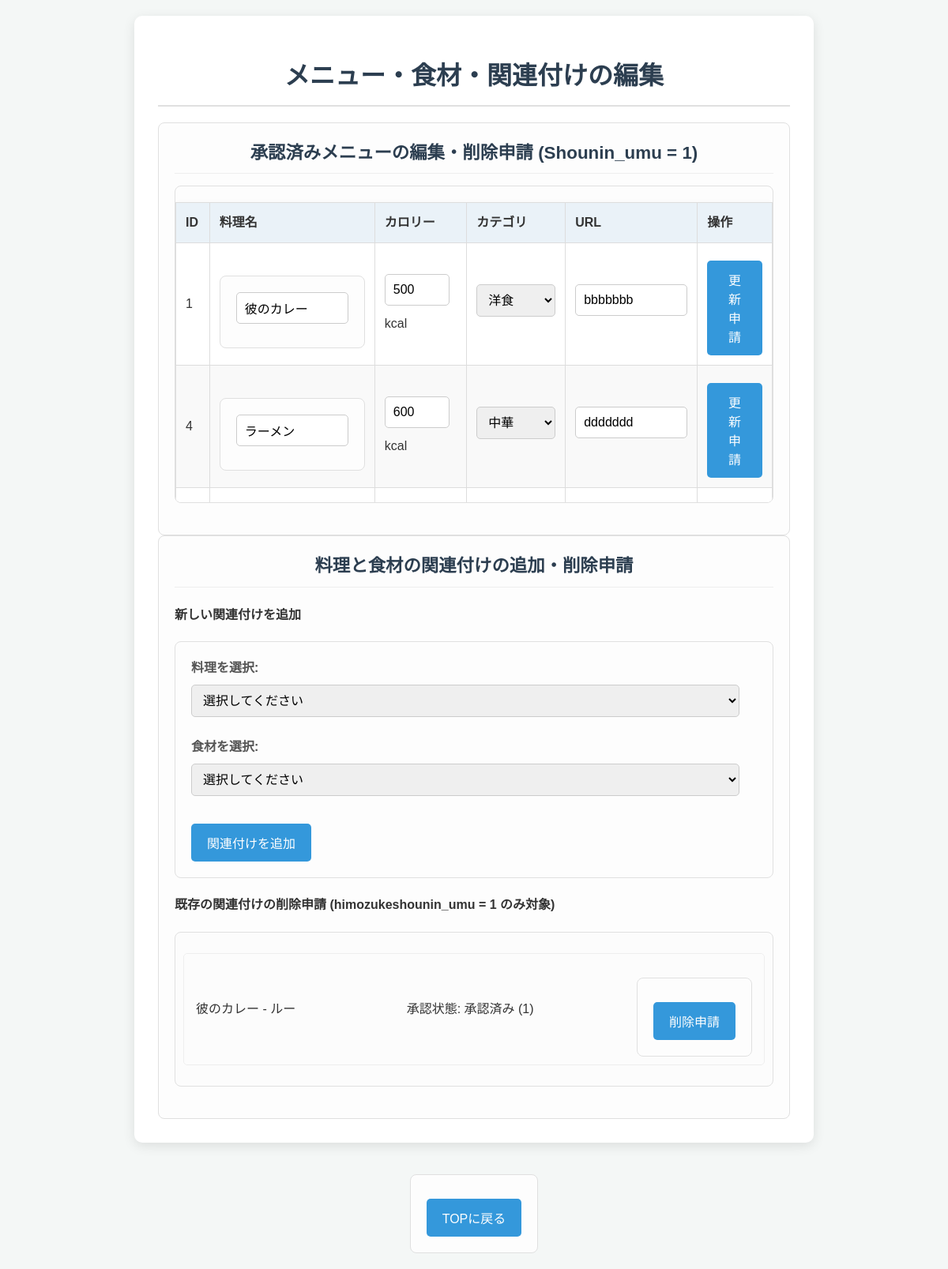
Before: /menu_edit.php with the older database file.
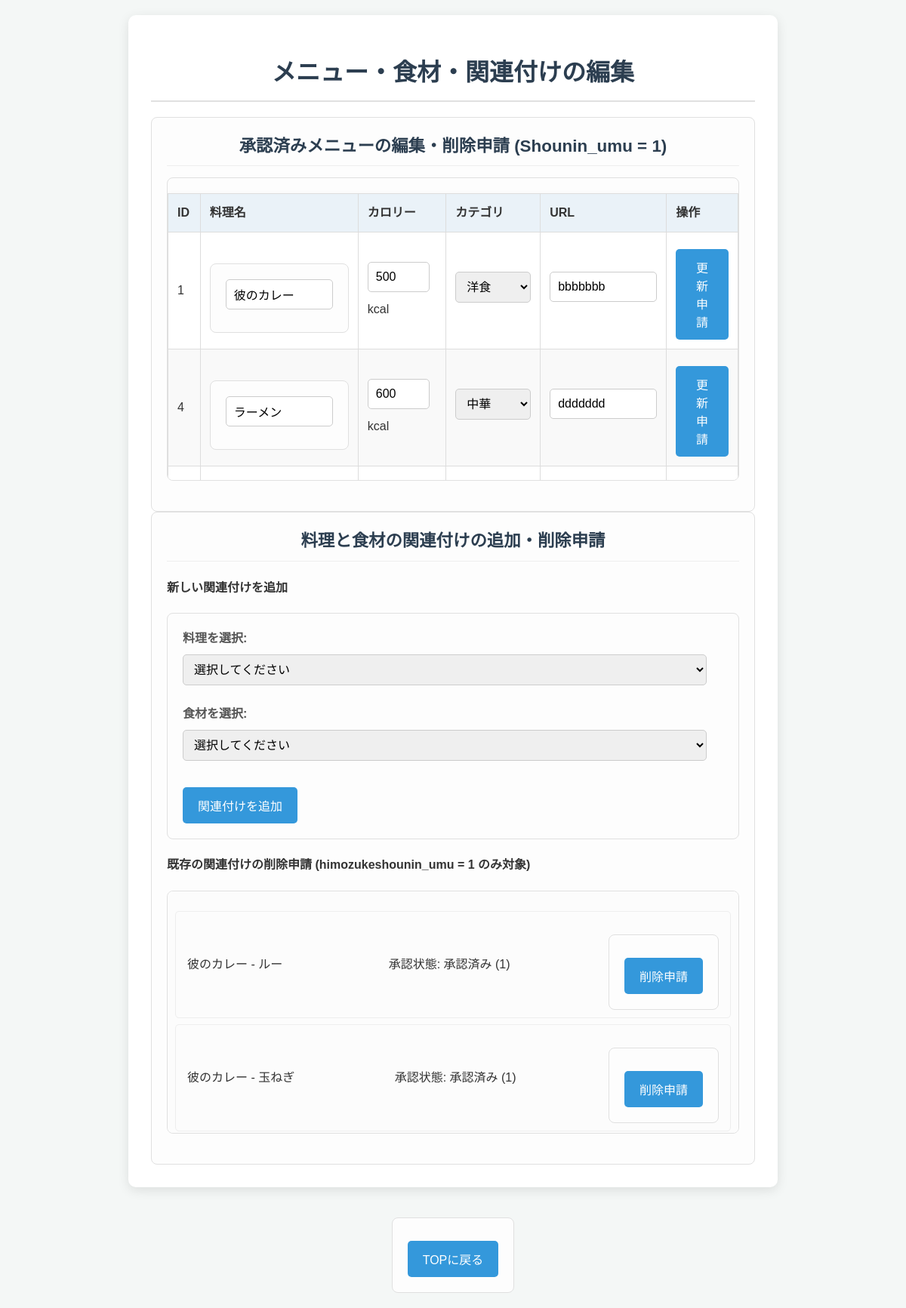
After: the same page with the newer database file.
### tables this page shows
CREATE TABLE `dishes` (
  `dish_id` int(11) NOT NULL,
  `dish_name` varchar(255) NOT NULL,
  `calories` int(11) DEFAULT NULL,
  `dish_category` varchar(255) NOT NULL,
  `menu_url` varchar(255) NOT NULL,
  `Shounin_umu` int(1) NOT NULL
);

CREATE TABLE `dish_ingredients` (
  `dish_ingredient_id` int(11) NOT NULL,
  `dish_id` int(11) NOT NULL,
  `ingredient_id` int(11) NOT NULL,
  `himozukeshounin_umu` int(1) NOT NULL
);

CREATE TABLE `ingredients` (
  `ingredient_id` int(11) NOT NULL,
  `ingredient_name` varchar(255) NOT NULL,
  `shounin_umu` int(1) NOT NULL
);

### htdocs/menu_edit.php (the view, shortened to what this page needs)
<!DOCTYPE html>
<html lang="ja">
<head>
    <link rel="stylesheet" href="style.css">
</head>
<body>
    <?php
    $dbServer = isset($_ENV['MYSQL_SERVER'])    ? $_ENV['MYSQL_SERVER']      : '127.0.0.1';
    $dbUser = isset($_SERVER['MYSQL_USER'])     ? $_SERVER['MYSQL_USER']     : 'testuser';
    $dbPass = isset($_SERVER['MYSQL_PASSWORD']) ? $_SERVER['MYSQL_PASSWORD'] : 'pass';
    $dbName = isset($_SERVER['MYSQL_DB'])       ? $_SERVER['MYSQL_DB']       : 'mydb';
    $conn = new mysqli($dbServer, $dbUser, $dbPass, $dbName);
    $conn->set_charset("utf8mb4");
    $dishes_query = $conn->query("SELECT dish_id, dish_name, calories, dish_category, menu_url FROM dishes WHERE Shounin_umu = 1 ORDER BY dish_id ASC");
    ?>
    <div class="container">
        <h1>メニュー・食材・関連付けの編集</h1>
        <div class="section">
            <h3>承認済みメニューの編集・削除申請 (Shounin_umu = 1)</h3>
            <?php if ($dishes_query->num_rows > 0): ?>
                <div class="scrollable-table-container"> <table>
                        <thead>
                            <tr>
                                <th>ID</th>
                                <th>料理名</th>
                                <th>カロリー</th>
                                <th>カテゴリ</th>
                                <th>URL</th>
                                <th>操作</th>
                            </tr>
                        </thead>
                        <tbody>
                            <?php while ($row = $dishes_query->fetch_assoc()): ?>
                                <tr>
                                    <td><?php echo $row['dish_id']; ?></td>
                                    <td>
                                        <form method="post" style="display:inline-block;">
                                            <input type="text" name="dish_name" value="<?php echo htmlspecialchars($row['dish_name']); ?>" required style="width: 120px;">
                                    </td>
                                    <td><input type="number" name="calories" value="<?php echo $row['calories']; ?>" required style="width: 60px;"> kcal</td>
                                    <td>
                                        <select name="dish_category" required style="width: 100px;">
                                            <option value="洋食" <?php if ($row['dish_category'] == '洋食') echo 'selected'; ?>>洋食</option>
                                            <option value="中華" <?php if ($row['dish_category'] == '中華') echo 'selected'; ?>>中華</option>
                                        </select>
                                    </td>
                                    <td><input type="url" name="menu_url" value="<?php echo htmlspecialchars($row['menu_url']); ?>" required style="width: 120px;"></td>
                                    <td>
                                            <button type="submit" name="update_dish" class="update-btn">更新申請</button>
                                    </td>
                                </tr>
                            <?php endwhile; ?>
                        </tbody>
                    </table>
                </div> <?php else: ?>
                <p>現在、承認済みのメニューはありません。</p>
            <?php endif; ?>
        </div>
        <div class="section">
            <h3>料理と食材の関連付けの追加・削除申請</h3>
            <h4>新しい関連付けを追加</h4>
            <form method="post">
                <div class="form-group">
                    <label for="dish_id_for_link">料理を選択:</label>
                    <select id="dish_id_for_link" name="dish_id_for_link" required>
                        <option value="">選択してください</option>
                    </select>
                </div>
                <div class="form-group">
                    <label for="ingredient_id_for_link">食材を選択:</label>
                    <select id="ingredient_id_for_link" name="ingredient_id_for_link" required>
                        <option value="">選択してください</option>
                    </select>
                </div>
                <button type="submit" name="add_dish_ingredient" class="add-btn">関連付けを追加</button>
            </form>
            <h4>既存の関連付けの削除申請 (himozukeshounin_umu = 1 のみ対象)</h4>
            <?php
            $dish_ingredients_query_for_delete = $conn->query("SELECT dish_ingredients.dish_ingredient_id, dishes.dish_name, ingredients.ingredient_name,  dish_ingredients.himozukeshounin_umu
    FROM dish_ingredients
    JOIN dishes ON dish_ingredients.dish_id = dishes.dish_id
    JOIN ingredients ON dish_ingredients.ingredient_id = ingredients.ingredient_id
    WHERE dishes.Shounin_umu IN (1, 6) -- 承認済みと変更申請中を表示
    ORDER BY dish_ingredients.dish_id ASC
");
            if ($dish_ingredients_query_for_delete->num_rows > 0): ?>
                <div class="scrollable-list-container"> <ul class="dish-ingredient-list">
                        <?php while ($row = $dish_ingredients_query_for_delete->fetch_assoc()): ?>
                                <li class="dish-ingredient-item <?php echo ($row['himozukeshounin_umu'] == 6 ? 'status-6' : ''); ?>">
                                    <span><?php echo htmlspecialchars($row['dish_name']) . " - " . htmlspecialchars($row['ingredient_name']); ?></span>
                                    <span style="margin-left: 10px; min-width: 120px;">
                                        承認状態: <?php
                                        if ($row['himozukeshounin_umu'] == 1) echo "承認済み (1)";
                                        else if ($row['himozukeshounin_umu'] == 6) echo "変更申請中 (6)";
                                        else echo "不明";
                                        ?>
                                    </span>
                                    <form method="post">
                                        <button type="submit" name="remove_dish_ingredient" onclick="return confirm('この関連付けの削除を申請しますか？管理者の承認後に削除されます。');" class="reject-btn">削除申請</button>
                                    </form>
                                </li>
                            <?php endwhile; ?>
                        </ul>
                    </div> <?php else: ?>
                    <p>料理と材料の関連付けがありません。</p>
                <?php endif; ?>
            </div>
        </div>
    <form action="TOP.php" method="get" style="margin-top: 20px;">
        <input type="submit" value="TOPに戻る">
    </form>
</body>
</html>

### htdocs/style.css (style rules this page uses)
body { font-family: 'Arial', sans-serif; line-height: 1.6; margin: 0; padding: 20px; background-color: #f4f7f6; color: #333; display: flex; flex-direction: column; align-items: center; min-height: 100vh; }
.container { background-color: #ffffff; padding: 30px; border-radius: 10px; box-shadow: 0 4px 15px rgba(0, 0, 0, 0.1); width: 100%; max-width: 800px; margin-bottom: 20px; }
h1, h2, h3 { color: #2c3e50; text-align: center; margin-bottom: 20px; border-bottom: 2px solid #e0e0e0; padding-bottom: 10px; }
h3 { font-size: 1.4em; }
form { margin-top: 20px; padding: 20px; border: 1px solid #e0e0e0; border-radius: 8px; background-color: #fdfdfd; }
.form-group { margin-bottom: 15px; }
label { display: block; margin-bottom: 8px; font-weight: bold; color: #555; }
input[type="text"], input[type="password"], input[type="number"], input[type="url"], select, textarea { width: calc(100% - 22px); padding: 10px; margin-bottom: 10px; border: 1px solid #ccc; border-radius: 5px; font-size: 1em; }
button[type="submit"], input[type="submit"] { background-color: #3498db; color: white; padding: 12px 20px; border: none; border-radius: 5px; cursor: pointer; font-size: 1em; transition: background-color 0.3s ease; margin-top: 10px; display: inline-block; }
.scrollable-table-container { max-height: 400px; overflow-y: auto; margin-bottom: 20px; border: 1px solid #e0e0e0; border-radius: 8px; }
.scrollable-table-container table { width: 100%; border-collapse: collapse; }
.scrollable-table-container thead th { position: sticky; top: 0; background-color: #eaf2f8; z-index: 10; box-shadow: 0 2px 2px -1px rgba(0, 0, 0, 0.1); }
.scrollable-list-container { max-height: 300px; overflow-y: auto; margin-top: 15px; margin-bottom: 20px; border: 1px solid #e0e0e0; border-radius: 8px; padding: 10px; background-color: #fcfcfc; }
table { width: 100%; border-collapse: collapse; margin-top: 20px; box-shadow: 0 2px 8px rgba(0, 0, 0, 0.05); background-color: #ffffff; }
th, td { border: 1px solid #ddd; padding: 12px; text-align: left; }
th { background-color: #eaf2f8; color: #333; font-weight: bold; }
tr:nth-child(even) { background-color: #f9f9f9; }
.reject-btn { background-color: #dc3545; }
.section { flex: 1; min-width: 300px; border: 1px solid #e0e0e0; padding: 20px; border-radius: 8px; background-color: #fdfdfd; }
.section h3 { margin-top: 0; margin-bottom: 15px; border-bottom: 1px solid #eee; padding-bottom: 8px; }
.dish-ingredient-list { list-style: none; padding: 0; }
.dish-ingredient-item { display: flex; align-items: center; justify-content: space-between; padding: 10px 15px; border: 1px solid #eee; margin-bottom: 8px; border-radius: 5px; background-color: #fcfcfc; }
.dish-ingredient-item span { flex-grow: 1; }

Changed rows visible on the page:
added dish_ingredients: dish.dish_name "彼のカレー", ingredient.ingredient_name "玉ねぎ", himozukeshounin_umu "承認済み (1)"
